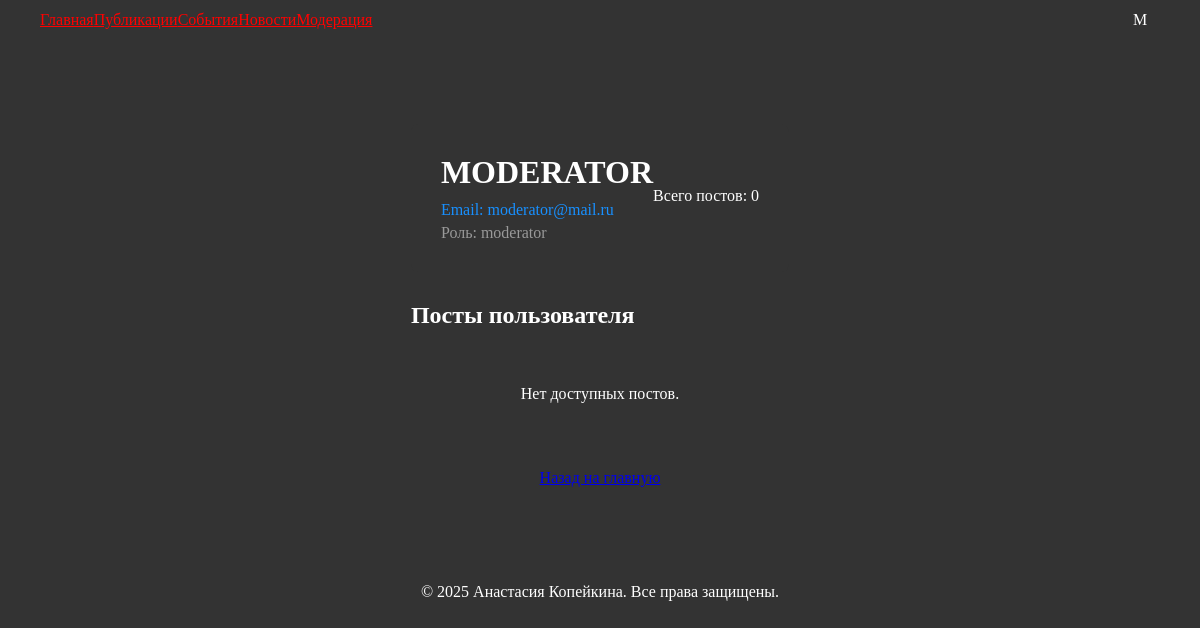
The app's page /profile (signed in), older data.
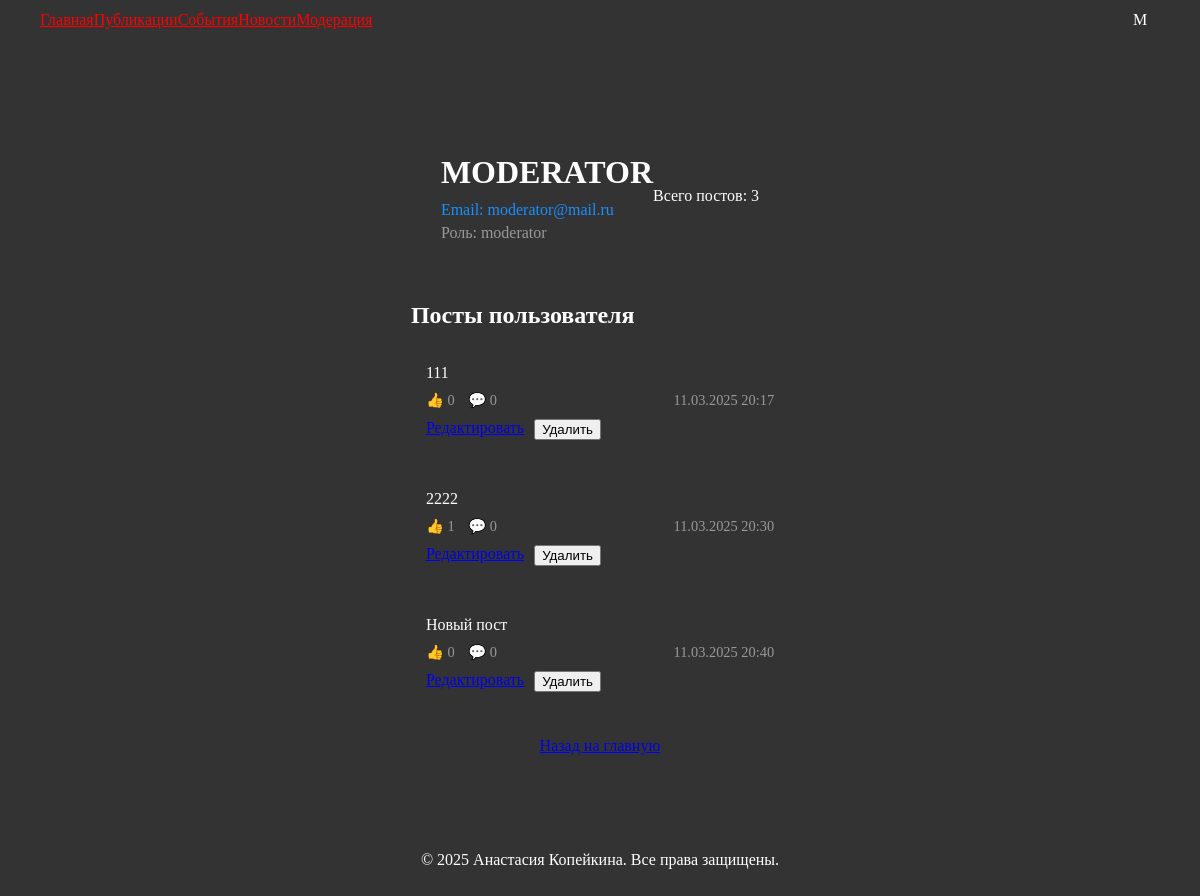
The same page, newer data.
### application/models.py (models this page shows, shortened)
class User(db.Model, UserMixin):
    id = db.Column(db.Integer, primary_key=True)
    username = db.Column(db.String(150), unique=True, nullable=False)
    email = db.Column(db.String(150), unique=True, nullable=False)
    password_hash = db.Column(db.String(128), nullable=False)
    role = db.Column(db.String(128), default='user')
    is_blocked = db.Column(db.Boolean, default=False)
    failed_login_attempts = db.Column(db.Integer, default=0)
    last_failed_login = db.Column(db.DateTime)
    posts = db.relationship('Post', backref='author', lazy=True)
    likes = db.relationship('Like', backref='user', lazy=True)
    comments = db.relationship('Comment', backref='user', lazy=True)

class Post(db.Model):
    id = db.Column(db.Integer, primary_key=True)
    user_id = db.Column(db.Integer, db.ForeignKey('user.id'), nullable=False)
    content_text = db.Column(db.Text, nullable=True)
    file_path = db.Column(db.String(255), nullable=True)
    file_type = db.Column(db.String(10), nullable=False)  # 'image', 'video', or 'none'
    created_at = db.Column(db.DateTime, default=datetime.now)
    updated_at = db.Column(db.DateTime, default=datetime.now, onupdate=datetime.now)
    is_active = db.Column(db.Boolean, default=True)
    likes = db.relationship('Like', backref='post', lazy=True)
    comments = db.relationship('Comment', backref='post', lazy=True)

### application/views/auth.py (the view)
@auth_bp.route('/profile', methods=['GET'])
@login_required
def profile():
    if not current_user.is_authenticated:
        return redirect(url_for('auth.login'))
    user = User.query.get_or_404(current_user.id)
    posts = Post.query.filter_by(user_id=user.id).all()
    return render_template('profile.html', user=user, posts=posts)

### application/views/auth.py (called while the page is built)
@login_manager.user_loader
def load_user(user_id):
    return User.query.get(int(user_id))

### application/templates/profile.html (shortened to what this page needs)
{% extends 'base.html' %}
{% block content %}
<div class="home-container" style="max-width: 1200px; margin: 0 auto; padding: 40px 20px;">
    <div class="profile-header" style="
        background-color: #333333;
        border-radius: 8px;
        padding: 30px;
        margin-bottom: 30px;
        color: #fff;
    ">
        <div style="display: flex; justify-content: space-between; align-items: center;">
            <div>
                <h1 style="margin: 0 0 10px 0;">{{ user.username|upper }}</h1>
                <p style="margin: 0; color: #1890ff;">Email: {{ user.email }}</p>
                <p style="margin: 5px 0 0 0; color: #999;">Роль: {{ user.role }}</p>
            </div>
            <div style="text-align: right;">
                <p style="margin: 0 0 5px 0;">Всего постов: {{ posts|length }}</p>
            </div>
        </div>
    </div>
    <h2 style="color: #fff; margin-bottom: 20px;">Посты пользователя</h2>
    <div class="posts-grid" style="
        display: grid;
        grid-template-columns: repeat(auto-fill, minmax(300px, 1fr));
        gap: 20px;
        margin-bottom: 30px;
    ">
        {% for post in posts %}
        <div class="post-card" style="
            background-color: #333333;
            border-radius: 8px;
            overflow: hidden;
            transition: transform 0.3s ease;
        ">
            <div class="post-content" style="padding: 15px;">
                <p style="color: #fff; margin: 0 0 10px 0;">{{ post.content_text }}</p>
                <div style="display: flex; justify-content: space-between; align-items: center; color: #999; font-size: 0.9em;">
                    <div>
                        <span>👍 {{ post.likes|length }}</span>
                        <span style="margin-left: 10px;">💬 {{ post.comments|length }}</span>
                    </div>
                    <span>{{ post.created_at.strftime('%d.%m.%Y %H:%M') }}</span>
                </div>
                {% if current_user.is_authenticated and (current_user.id == post.user_id or current_user.role == 'moderator') %}
                <div style="margin-top: 10px; display: flex; gap: 10px;">
                    <a href="{{ url_for('posts.edit_post', post_id=post.id) }}" class="ant-btn ant-btn-link">Редактировать</a>
                    <form action="{{ url_for('posts.delete_post', post_id=post.id) }}" method="POST" style="display:inline;">
                        <button type="submit" class="ant-btn ant-btn-danger">Удалить</button>
                    </form>
                </div>
                {% endif %}
            </div>
        </div>
        {% else %}
        <div style="grid-column: 1 / -1; text-align: center; color: #fff; padding: 20px;">
            <p>Нет доступных постов.</p>
        </div>
        {% endfor %}
    </div>
    <div style="text-align: center;">
        <a href="{{ url_for('index') }}" class="ant-btn ant-btn-default">Назад на главную</a>
    </div>
</div>
{% endblock %}

### application/templates/base.html (shortened to what this page needs)
<!DOCTYPE html>
<html lang="en">
<head>
    <link rel="stylesheet" href="https://cdnjs.cloudflare.com/ajax/libs/antd/4.16.13/antd.min.css">
    <link rel="stylesheet" href="{{ url_for('static', filename='css/styles.css') }}">
</head>
<body>
    <header style="position: fixed; ">
        <nav class="ant-menu ant-menu-horizontal" style="display: flex; align-items: center; justify-content: space-between; padding: 0 20px;">
            <div class="left-menu" style="display: flex; align-items: center;">
                <a class="ant-menu-item" href="{{ url_for('index') }}">Главная</a>
                <a class="ant-menu-item" href="{{ url_for('posts.list_posts') }}">Публикации</a>
                <a class="ant-menu-item" href="{{ url_for('events.list_events') }}">События</a>
                <a class="ant-menu-item" href="{{ url_for('news.list_news') }}">Новости</a>
                {% if current_user.is_authenticated and current_user.role == 'moderator' %}
                <a class="ant-menu-item" href="{{ url_for('moderation.moderate_posts') }}">Модерация</a>
                {% elif current_user.is_authenticated and current_user.role == 'admin' %}
                <a class="ant-menu-item" href="{{ url_for('admin.list_users') }}">Админпанель</a>
                {% endif %}
            </div>
            <div class="right-menu" style="display: flex; align-items: center;">
                {% if not current_user.is_authenticated %}
                <a class="ant-menu-item" href="{{ url_for('auth.login') }}">Вход</a>
                <a class="ant-menu-item" href="{{ url_for('auth.register') }}">Регистрация</a>
                {% else %}
                <div
                    id="user-avatar"
                    class="ant-avatar ant-avatar-circle ant-avatar-icon user-avatar"
                    style="
                        background-color: {{ current_user.avatar_color }};
                        color: white;
                        cursor: pointer;
                        display: flex;
                        align-items: center;
                        justify-content: center;
                        width: 40px;
                        height: 40px;
                    "
                >
                    {{ current_user.username[0]|upper }}
                </div>
                {% endif %}
            </div>
        </nav>
    </header>
    <div class="content" style="padding: 20px; display: flex; justify-content: center; flex-direction: column; margin-top: 64px;">
        {% block content %}
        {% endblock %}
    </div>
    <footer style="text-align: center; padding: 20px;">
        <p>© 2025 Анастасия Копейкина. Все права защищены.</p>
    </footer>
</body>
</html>

### application/static/css/styles.css (style rules this page uses)
body { background-color: #333333; }
p { color: #ffffff; }
h1 { color: #ffffff; }
header { top: 0; left: 0; right: 0; z-index: 1000; max-width: 1200px; margin: 0 auto; padding: 0 20px; background-color: #333333; }
.ant-menu { background-color: #333333; }
.ant-menu-horizontal { border-bottom: none; }
nav a { color: #FF0000; background-color: #333333; }

### application/templates/profile.html (style rules this page uses)
.post-content { background-color: #333333; }

Row changes from the older to the newer data that the page shows:
added Post: content_text "111", likes|length "0", comments|length "0", created_at "11.03.2025 20:17"
added Post: content_text "2222", likes|length "1", comments|length "0", created_at "11.03.2025 20:30"
added Post: content_text "Новый пост", likes|length "0", comments|length "0", created_at "11.03.2025 20:40"
Text that changed along with them:
{{ posts|length }}: "0" → "3"
text no longer shown: "Нет доступных постов."
